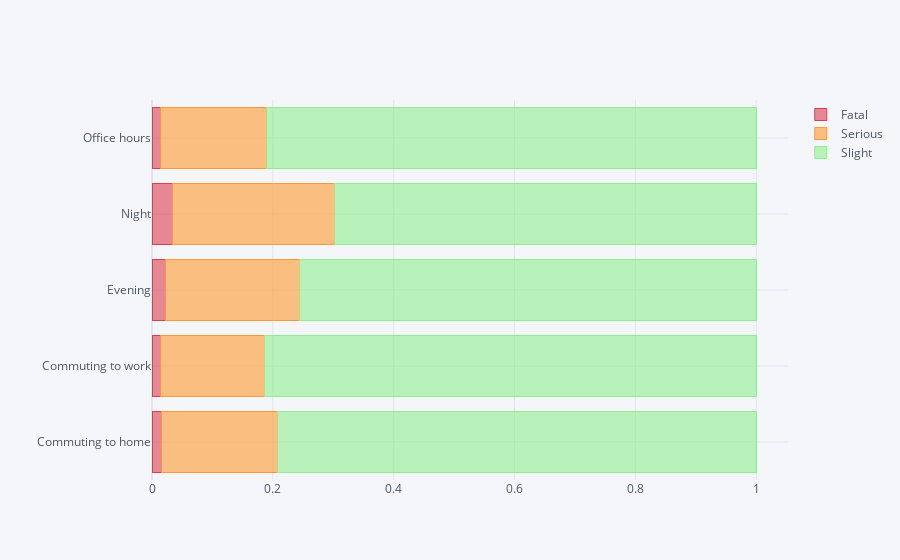

The notebook cell this image was saved under:
### Markdown cell above
## Accident Severity vs Daytime

### Code cell
'''#df6 = accidents.groupby(['Daytime','Accident_Severity'])['Accident_Index'].count().reset_index()
fig, ax = plt.subplots(1, figsize=(15,6))
accidents.groupby('Daytime')['Accident_Severity'].value_counts(normalize=True).unstack().plot(kind='barh', stacked=True, color=['red', 'orange', 'lightgreen'], ax=ax)
ax.legend(loc='best', bbox_to_anchor=(1,1))
'''


accidents.groupby('Daytime')['Accident_Severity'].value_counts(normalize=True).unstack()\
                                                .iplot(
    kind='barh',barmode='stack', color=['red', 'orange', 'lightgreen'], ax=ax)

#falta pulir las properties.

### Figure 1 — Plotly figure (JSON) as saved in the notebook; plotly's stock layout.template omitted (floating-point values rounded to 4 significant figures)
{"data": [{"marker": {"color": "rgba(219, 64, 82, 0.6)", "line": {"color": "rgba(219, 64, 82, 1.0)", "width": 1}}, "name": "Fatal", "orientation": "h", "text": "", "type": "bar", "x": [0.01491, 0.01416, 0.02186, 0.03453, 0.01472], "y": ["Commuting to home", "Commuting to work", "Evening", "Night", "Office hours"]}, {"marker": {"color": "rgba(255, 153, 51, 0.6)", "line": {"color": "rgba(255, 153, 51, 1.0)", "width": 1}}, "name": "Serious", "orientation": "h", "text": "", "type": "bar", "x": [0.1933, 0.1714, 0.2228, 0.2682, 0.1743], "y": ["Commuting to home", "Commuting to work", "Evening", "Night", "Office hours"]}, {"marker": {"color": "rgba(144, 238, 144, 0.6)", "line": {"color": "rgba(144, 238, 144, 1.0)", "width": 1}}, "name": "Slight", "orientation": "h", "text": "", "type": "bar", "x": [0.7918, 0.8145, 0.7553, 0.6973, 0.8109], "y": ["Commuting to home", "Commuting to work", "Evening", "Night", "Office hours"]}], "layout": {"autosize": true, "barmode": "stack", "legend": {"bgcolor": "#F5F6F9", "font": {"color": "#4D5663"}, "traceorder": "normal"}, "paper_bgcolor": "#F5F6F9", "plot_bgcolor": "#F5F6F9", "title": {"font": {"color": "#4D5663"}}, "xaxis": {"autorange": true, "gridcolor": "#E1E5ED", "range": [0, 1.053], "showgrid": true, "tickfont": {"color": "#4D5663"}, "title": {"font": {"color": "#4D5663"}, "text": ""}, "type": "linear", "zerolinecolor": "#E1E5ED"}, "yaxis": {"autorange": true, "gridcolor": "#E1E5ED", "range": [-0.5, 4.5], "showgrid": true, "tickfont": {"color": "#4D5663"}, "title": {"font": {"color": "#4D5663"}, "text": ""}, "type": "category", "zerolinecolor": "#E1E5ED"}}}
